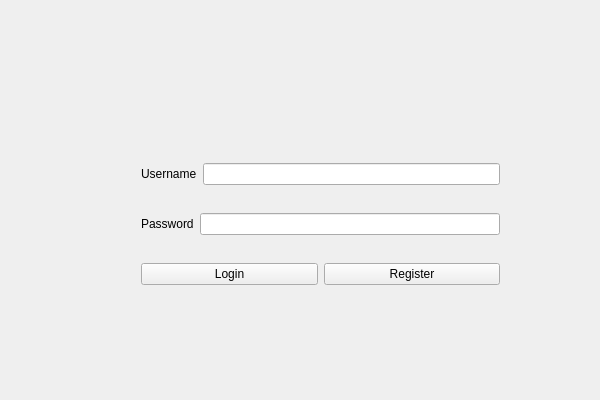
<?xml version="1.0" encoding="UTF-8"?>
<ui version="4.0">
 <class>LoginPageClass</class>
 <widget class="QWidget" name="LoginPageClass">
  <property name="geometry">
   <rect>
    <x>0</x>
    <y>0</y>
    <width>600</width>
    <height>400</height>
   </rect>
  </property>
  <property name="windowTitle">
   <string>LoginPage</string>
  </property>
  <widget class="QWidget" name="layoutWidget">
   <property name="geometry">
    <rect>
     <x>130</x>
     <y>130</y>
     <width>381</width>
     <height>191</height>
    </rect>
   </property>
   <layout class="QVBoxLayout" name="authLayout">
    <item>
     <layout class="QHBoxLayout" name="usernameLayout">
      <item>
       <widget class="QLabel" name="usernameLabel">
        <property name="text">
         <string>Username</string>
        </property>
       </widget>
      </item>
      <item>
       <widget class="QLineEdit" name="usernameLineEdit"/>
      </item>
     </layout>
    </item>
    <item>
     <layout class="QHBoxLayout" name="passwdLayout">
      <item>
       <widget class="QLabel" name="passwdLabel">
        <property name="text">
         <string>Password</string>
        </property>
       </widget>
      </item>
      <item>
       <widget class="QLineEdit" name="passwdLineEdit"/>
      </item>
     </layout>
    </item>
    <item>
     <layout class="QHBoxLayout" name="buttonsLayout">
      <item>
       <widget class="QPushButton" name="loginButton">
        <property name="text">
         <string>Login</string>
        </property>
       </widget>
      </item>
      <item>
       <widget class="QPushButton" name="registerButton">
        <property name="text">
         <string>Register</string>
        </property>
       </widget>
      </item>
     </layout>
    </item>
   </layout>
  </widget>
 </widget>
 <layoutdefault spacing="6" margin="11"/>
 <resources/>
 <connections/>
</ui>
